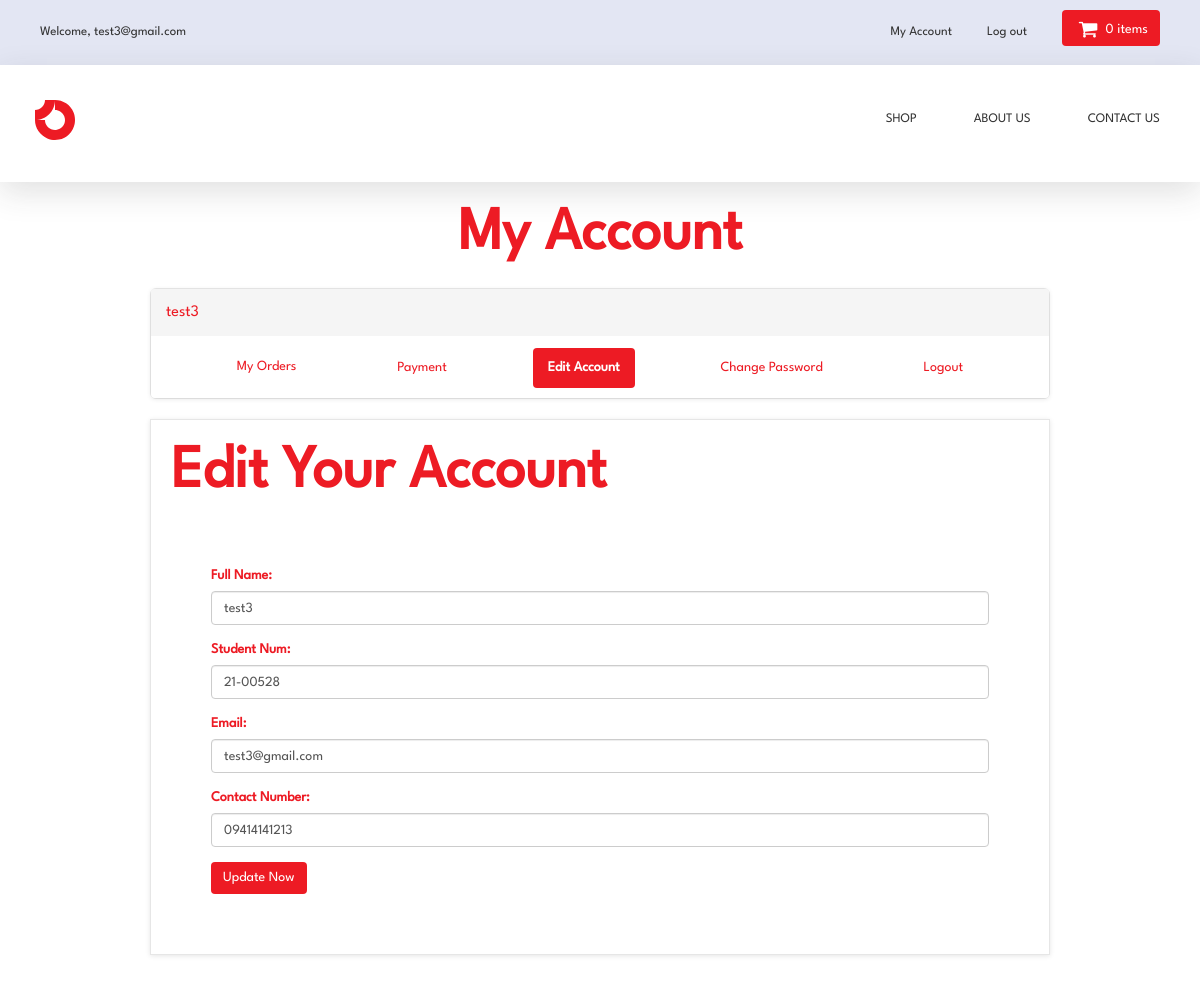
The app's page /customer/my_account.php?edit_account (signed in) with its own data.
### tables this page shows
CREATE TABLE `customers` (
  `customer_id` int(10) NOT NULL,
  `customer_name` varchar(255) NOT NULL,
  `customer_email` varchar(255) NOT NULL,
  `customer_stno` varchar(11) NOT NULL,
  `customer_pass` varchar(255) NOT NULL,
  `customer_contact` varchar(255) NOT NULL,
  `customer_image` text NOT NULL,
  `customer_ip` varchar(255) NOT NULL,
  `customer_confirm_code` text NOT NULL
);

### customer/edit_account.php (the view, shortened to what this page needs)
<?php
$customer_session = $_SESSION['customer_email'];
$get_customer = "select * from customers where customer_email='$customer_session'";
$run_customer = mysqli_query($con,$get_customer);
$row_customer = mysqli_fetch_array($run_customer);
$customer_name = $row_customer['customer_name'];
$customer_email = $row_customer['customer_email'];
$customer_contact = $row_customer['customer_contact'];
$customer_stno = $row_customer['customer_stno'];
?>
<div class="header">
  <h1> Edit Your Account </h1>
  <br>
</div>
<form action="" method="post" enctype="multipart/form-data" class="form_container">
  <div class="form-group">
    <label> Full Name: </label>
    <input type="text" name="c_name" class="form-control" required value="<?php echo $customer_name; ?>">
  </div>
<div class="form-group">
    <label> Student Num: </label>
    <input type="text" name="c_stno" class="form-control" required value="<?php echo $customer_stno; ?>">
  </div>
  <div class="form-group">
    <label> Email: </label>
    <input type="text" name="c_email" class="form-control" required value="<?php echo $customer_email; ?>">
  </div>
  <div class="form-group">
    <label>  Contact Number: </label>
    <input type="text" name="c_contact" class="form-control" required value="<?php echo $customer_contact; ?>">
  </div>
  <button name="update" class="btn btn-primary">
    <i class="fa fa-user-md"></i> Update Now
  </button>
</form>

### customer/includes/sidebar.php
<div class="panel panel-default sidebar-menu account_menu">
  <div class="panel-heading">
    <?php
    $customer_session = $_SESSION['customer_email'];
    $get_customer = "select * from customers where customer_email='$customer_session'";
    $run_customer = mysqli_query($con,$get_customer);
    $row_customer = mysqli_fetch_array($run_customer);
    $customer_name = $row_customer['customer_name'];
    if(!isset($_SESSION['customer_email'])){
    }
    else {
      echo "
      <div class='account_header'>
      <h3 align='center' class='panel-title'>$customer_name </h3>
      </div>
      ";
    }
    ?>
  </div>
  <div class="panel-body">
    <ul class="nav nav-pills nav-stacked">
      <li class="<?php if(isset($_GET['my_orders'])){ echo "active"; } ?>">
        <a href="my_account.php?my_orders"> <i class="fa fa-list"> </i> My Orders </a>
      </li>
      <li class="<?php if(isset($_GET['pay_offline'])){ echo "active"; } ?>">
        <a href="my_account.php?pay_offline"> <i class="fa fa-bolt"></i> Payment </a>
      </li>
      <li class="<?php if(isset($_GET['edit_account'])){ echo "active"; } ?>">
        <a href="my_account.php?edit_account"> <i class="fa fa-pencil"></i> Edit Account </a>
      </li>
      <li class="<?php if(isset($_GET['change_pass'])){ echo "active"; } ?>">
        <a href="my_account.php?change_pass"> <i class="fa fa-user"></i> Change Password </a>
      </li>
      <li>
        <a href="logout.php"> <i class="fa fa-sign-out"></i> Logout </a>
      </li>
    </ul>
  </div>
</div>

### customer/styles/backend.css (style rules this page uses)
html { font-family: 'LeagueSpartan-Regular', Helvetica, Arial, sans-serif; line-height: 1.15; -ms-text-size-adjust: 100%; -webkit-text-size-adjust: 100%; }
body { margin: 0; }
h1 { font-size: 2em; margin: 0.67em 0; }
a { background-color: transparent; -webkit-text-decoration-skip: objects; }
button, input, optgroup, select, textarea { font-family: sans-serif; font-size: 100%; line-height: 1.15; margin: 0; }
button, input { overflow: visible; }
button, select { text-transform: none; }
[type='reset'], [type='submit'], button, html [type='button'] { -webkit-appearance: button; }
html { box-sizing: border-box; }
body { min-width: 1190px; font-family: 'League Spartan', sans-serif; font-weight: 400; background-color: white; }
.sidebar .account_menu { margin: 0; }
.sidebar .panel-default, .sidebar .panel-heading { border: 0; }
.sidebar .panel-default { box-shadow: 0 0 60px #3333331a; }
.account_menu .panel-body { padding: 0; }
.account_menu .panel-body .nav-stacked { width: 100%; display: flex; align-items: center; justify-content: space-between; padding: 0; margin: 0; padding-block: 1rem; box-sizing: border-box; }
.account_menu .panel-heading .account_header { display: flex; align-items: center; justify-content: flex-start; }
.panel-heading .account_header .panel-title { color: #ed1b24; }
.nav-stacked li { margin: 0; width: max-content; }
.nav-stacked li a { color: #ed1b24; text-decoration: none; }
.nav-stacked li.active a { background-color: #ed1b24; font-weight: bold; color: #fff; }
.box .header { display: flex; align-items: flex-start; flex-direction: column; }
.header h1, .header .lead { margin: 0; }
.header h1 { font-size: 4rem; color: #ed1b24; }
.table thead tr th, .form-group label { color: #ed1b24; }
.form_container .form-group input { font-family: 'League Spartan', sans-serif; }
.btn { outline: 0; border: 0; border-radius: 4px; font-family: 'LeagueSpartan-Regular', Helvetica, Arial, sans-serif; font-family: 'League Spartan', sans-serif; }
.btn.btn-primary { background-color: #ed1b24; }

### styles/style.css (style rules this page uses)
body { min-height: 100vh; position: relative; font-family: 'LeagueSpartan-Regular', Helvetica, Arial, sans-serif; font-size: 14px; line-height: 1.42857143; color: #333333; overflow-x: hidden; }
.btn-primary { color: rgb(255, 255, 255); background-color: #ed1b24; border-color: #ed1b24; }
#content .panel.sidebar-menu { box-sizing: border-box; box-shadow: 0 1px 5px rgba(0, 0, 0, 0.1); }
#content .panel.sidebar-menu h3 { padding: 5px 0; margin: 0; }

### styles/login.css (style rules this page uses)
form { width: 100%; padding: 4rem; }
form .form-group input { font-family: 'League Spartan', sans-serif; }

### styles/products.css (style rules this page uses)
.header { width: 100%; text-align: center; }
.header h1 { font-size: 6rem; color: #ed1b24; font-weight: bold; }

### records on screen
customers: customer_name "test3", c_name "test3", c_stno "21-00528", c_email "test3@gmail.com", c_contact "09414141213"

### other values on screen
$_SESSION['customer_email'] "test3@gmail.com"
$count_items "0"
